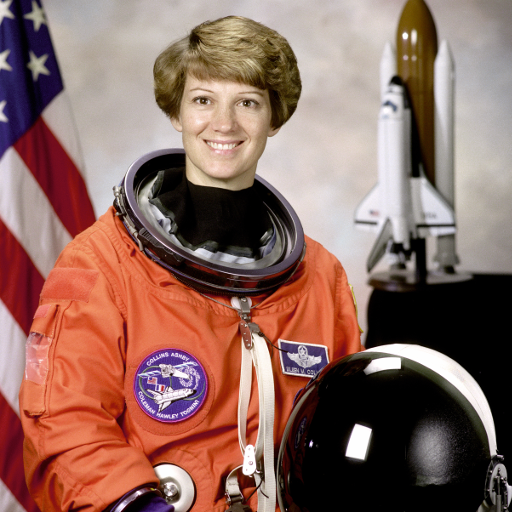
#> input picture zdjecia_zrodlowe/astronaut.png, 512 x 512 px
$ python prepare_images.py ../zdjecia_zrodlowe
#> lines starting #> are read from the running program, lines starting #| are printed output that depends on the picture
### src/hopfield/viz.py
from pathlib import Path

import matplotlib.pyplot as plt
import numpy as np
from matplotlib.animation import FuncAnimation, PillowWriter


def draw(ax, x, shape, title=None):
    ax.imshow(np.asarray(x).reshape(shape), cmap="gray_r", vmin=-1, vmax=1, interpolation="nearest")
    ax.set_xticks([])
    ax.set_yticks([])
    if title:
        ax.set_title(title, fontsize=8)


def save(fig, path):
    fig.tight_layout()
    if path:
        Path(path).parent.mkdir(parents=True, exist_ok=True)
        fig.savefig(path, dpi=130)
        plt.close(fig)


def show_grid(patterns, shape, path=None, ncols=8, titles=None):
    p = len(patterns)
    ncols = min(ncols, p)
    nrows = -(-p // ncols)
    fig, axs = plt.subplots(nrows, ncols, figsize=(2 * ncols, 2 * nrows), squeeze=False)
    for ax in axs.ravel():
        ax.axis("off")
    for i, x in enumerate(patterns):
        axs.ravel()[i].axis("on")
        draw(axs.ravel()[i], x, shape, None if titles is None else titles[i])
    save(fig, path)


def plot_history(history, shape, path=None, max_frames=12, ncols=6, label="krok"):
    idx = np.unique(np.linspace(0, len(history) - 1, min(len(history), max_frames)).astype(int))
    show_grid([history[i] for i in idx], shape, path, ncols, [f"{label} {i}" for i in idx])


# [28 lines left out: functions plot_energy, animate, not called in this run]

### src/prepare_images.py
import argparse
from pathlib import Path

import numpy as np
from PIL import Image, ImageOps

from hopfield import viz


def main():
    ap = argparse.ArgumentParser()
    ap.add_argument("folder")
    ap.add_argument("--height", type=int, default=300)
    ap.add_argument("--width", type=int, default=200)
    ap.add_argument("--limit", type=int, default=50)
    ap.add_argument("--out-dir", default="data_large")
    a = ap.parse_args()

    exts = {".jpg", ".jpeg", ".png", ".webp"}
    files = sorted(p for p in Path(a.folder).iterdir() if p.suffix.lower() in exts)[: a.limit]
    rows = []
    for f in files:
        g = np.asarray(ImageOps.fit(Image.open(f).convert("L"), (a.width, a.height)), float)
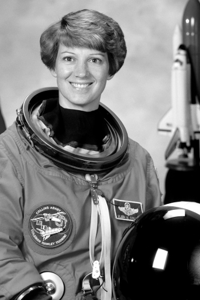
#> g: shape (300, 200) float64; min 0, max 255, mean 120.2
        rows.append(np.where(g > np.median(g), 1, -1).ravel())  # próg = mediana -> zrównoważone wzorce
#> pass 2 of the loop in main, `for f in files:`:
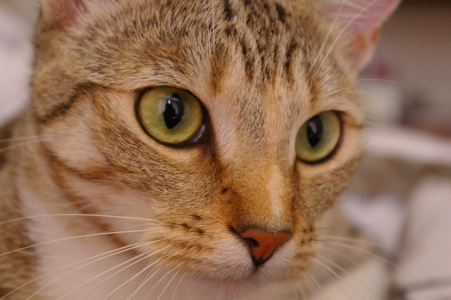
#> input picture zdjecia_zrodlowe/chelsea.png, 451 x 300 px
#> in main, `g = np.asarray(ImageOps.fit(Image.open(f).convert("L"), (a.width, a.he..`:
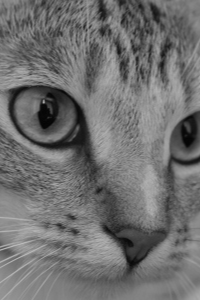
#> g: shape (300, 200) float64; min 4, max 187, mean 111.8
    X = np.array(rows, int)

    out = Path(a.out_dir)
    out.mkdir(exist_ok=True)
    name = f"cats_{a.height}x{a.width}"
    np.savetxt(out / f"{name}.csv", X, fmt="%d", delimiter=",")
    viz.show_grid(X[:16], (a.height, a.width), out / f"{name}_preview.png", ncols=8)
#> in show_grid, `p = len(patterns)`: p = 2
#> in show_grid, `nrows = -(-p // ncols)`: nrows = 1
#> the loop in show_grid, `for ax in axs.ravel():` made 2 passes
#> the loop in show_grid, `for i, x in enumerate(patterns):` made 2 passes
#> in save, `fig.savefig(path, dpi=130)`:
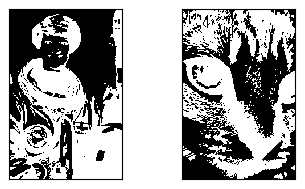
#> figure drawn by matplotlib, 2 panels
    print(f"{len(X)} bitmap -> {out / (name + '.csv')}")
#| 2 bitmap -> data_large/cats_300x200.csv


if __name__ == "__main__":
    main()
